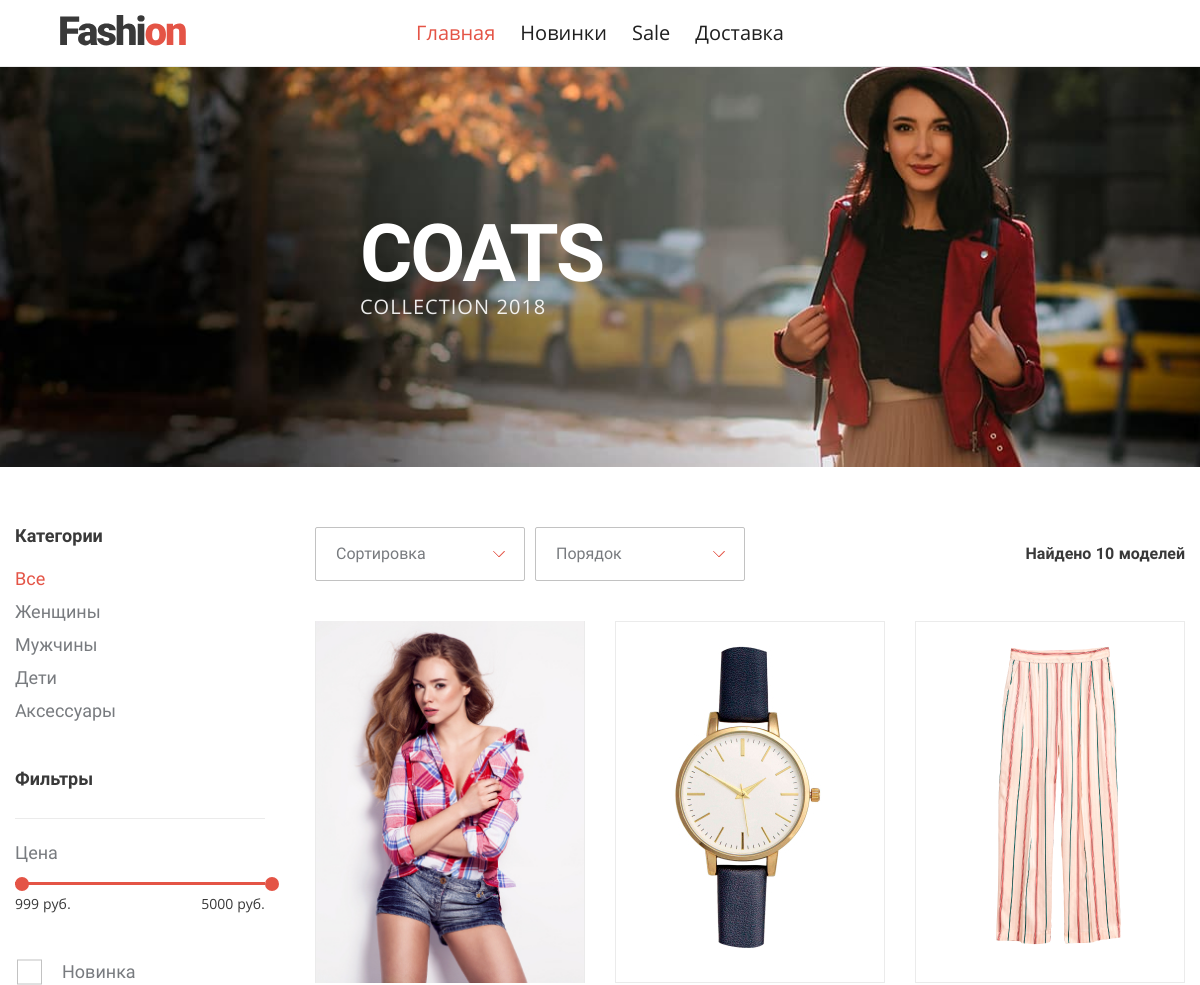
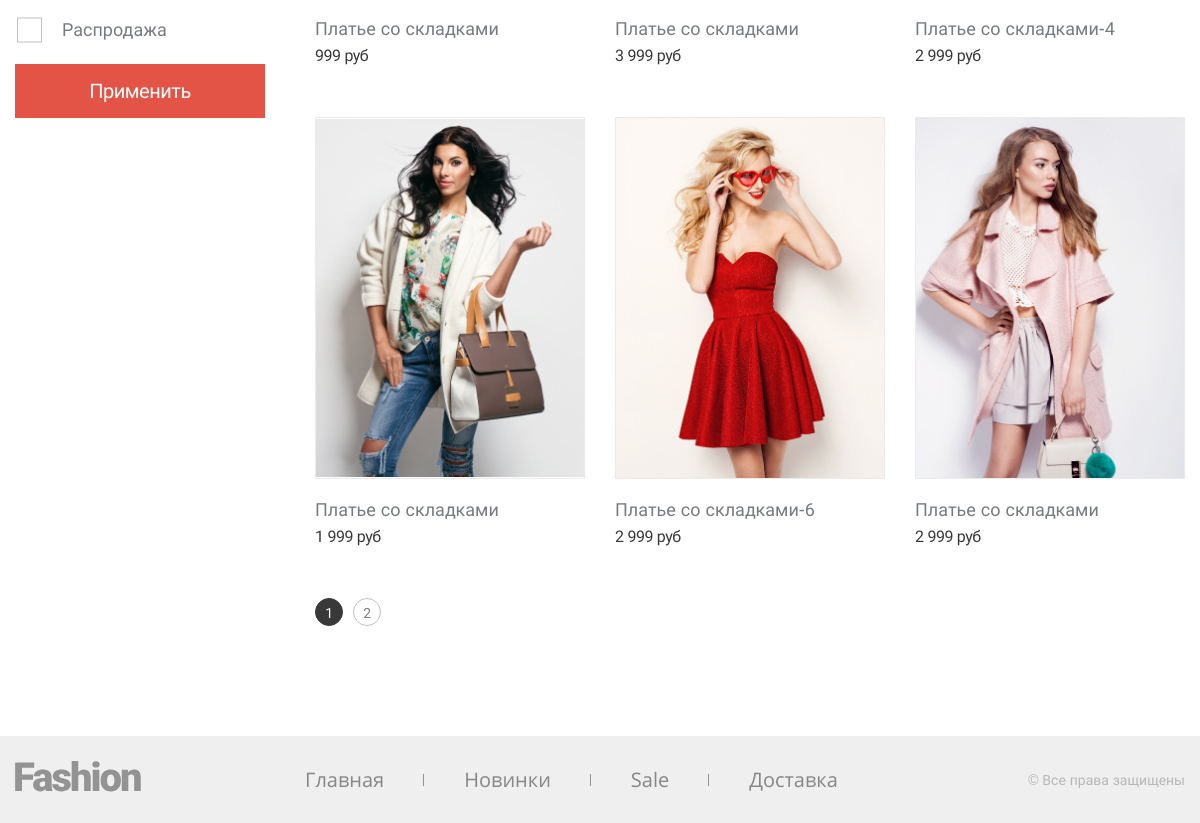
The page / on the database its author committed (2 pictures, top to bottom).
### tables this page shows
CREATE TABLE `menu` (
  `id` int NOT NULL AUTO_INCREMENT,
  `name` varchar(45) NOT NULL,
  `path` varchar(255) NOT NULL,
  PRIMARY KEY (`id`),
  UNIQUE KEY `id_UNIQUE` (`id`)
);

CREATE TABLE `categories` (
  `id` int NOT NULL AUTO_INCREMENT,
  `name` varchar(45) NOT NULL,
  `path` varchar(255) NOT NULL,
  PRIMARY KEY (`id`),
  UNIQUE KEY `id_UNIQUE` (`id`)
);

CREATE TABLE `products` (
  `id` int NOT NULL AUTO_INCREMENT,
  `name` varchar(255) NOT NULL,
  `price` int NOT NULL,
  `image` varchar(255) NOT NULL,
  `new` tinyint(1) DEFAULT '0',
  `sale` tinyint(1) DEFAULT '0',
  `active` tinyint(1) NOT NULL DEFAULT '1',
  PRIMARY KEY (`id`),
  UNIQUE KEY `id_UNIQUE` (`id`)
);

### index.php (called while the page is built)
<?php
require($_SERVER['DOCUMENT_ROOT'] . '/templates/header.php');
require($_SERVER['DOCUMENT_ROOT'] . '/templates/main.php');
require($_SERVER['DOCUMENT_ROOT'] . '/templates/footer.php');

### include/connection.php (called while the page is built, shortened)
<?php
function connect() {
    $host = HOST;
    $user = USER;
    $password = PASWORD;
    $dbname = DBNAME;
    static $connection = null;
    if ($connection === null) {
        $connection = mysqli_connect($host, $user, $password, $dbname) or die('Ошибка соединения');
    }
    return $connection;
}

### include/main.php (called while the page is built, shortened)
<?php
require($_SERVER['DOCUMENT_ROOT'] . '/include/connection.php');
function getData($table, $active = 1) {
    if ($active == 1) {
        $result = mysqli_query(
        connect(),
        "SELECT * FROM $table WHERE active = 1"
        );
    } else {
        $result = mysqli_query(
            connect(),
            "SELECT * FROM $table"
        );
    }
    $array = mysqli_fetch_all($result, MYSQLI_ASSOC);
    return $array;
}
function getMenu($section) {
    $result = mysqli_query(
        connect(),
        "SELECT m.name AS menu, m.path, s.name AS section FROM fashion.menu AS m
        LEFT JOIN menu_sections AS ms ON m.id = ms.id_menu
        LEFT JOIN sections AS s ON ms.id_section = s.id
        WHERE s.name = '$section'"
    );
    $array = mysqli_fetch_all($result, MYSQLI_ASSOC);
    return $array;
}
function isCurrentUrl($url, $component = PHP_URL_PATH){
   return parse_url($_SERVER['REQUEST_URI'], $component) == $url;
}
function activeMenu($array) {
   if (isCurrentUrl($array['path'])) {
      return 'active';
   }
}
function getPrice($price = 'MIN', $table = 'products') {
    $result = mysqli_query(
        connect(),
        "SELECT $price(price) FROM $table WHERE active = 1"
    );
    $price =  mysqli_fetch_row($result);
    return $price[0];
}
function formatStringCount($count, $array = ['модель', 'модели', 'моделей']) {
    if ($count % 10 == 1) {
        return $array[0];
    } elseif (($count % 10 < 2 && $count % 10 > 4) || ($count % 100 >= 5 && $count % 100 <= 20)) {
        return $array[2];
    } else {
        return $array[1];
    }
}
function showList($array, $templates, $class) {
    include($_SERVER['DOCUMENT_ROOT'] . '/templates/' . $templates . '.php');
}
function getDataPagination($array, $total, $num = 6) {
    $page = null;
    if(empty($_GET['page']) or $page < 0) {
        $page = 1;
    } else {
        $page = $_GET['page'];
    }
    $start = $page * $num - $num;
    return array_slice($array, $start, $num);
}
function getCountPage($array, $num = 6) {
    return intval((count($array) - 1) / $num + 1);
}
function showPagination($total) {
    include($_SERVER['DOCUMENT_ROOT'] . '/templates/pagination.php');
}
$products = getData('products');
$products = !isset($_GET['category']) || $_GET['category'] == "" ? getData('products') : getCategories($_GET['category']);
function addGet ($param, $value) {
    $add = $param . '=' . $value;
    $url = "$_SERVER[REQUEST_URI]";
    if (isset($_SERVER["QUERY_STRING"]) && strpos($_SERVER["QUERY_STRING"], $param) !== false) {
        $r = strstr("$_SERVER[REQUEST_URI]", $param, true);
        $url = $r . $add;
    } else {
        $url .= (strpos($url, '?') === false ? '?' : '&') . $add;
    }
    return $url;
}

### templates/product.php (the view)
<?php foreach ($array as $productItem) : ?>
<article class="<?= $class ?>" tabindex="<?= $productItem['id'] ?>">
    <div class="product__image">
      <img src="/img/products/<?= $productItem['image'] ?>" alt="<?= $productItem['name'] ?>">
    </div>
    <p class="product__name"><?= $productItem['name'] ?></p>
    <span class="product__price"><?= number_format($productItem['price'], 0, ',', ' ') ?> руб</span>
</article>
<?php endforeach ?>

### templates/header.php (shortened to what this page needs)
<?php
require($_SERVER['DOCUMENT_ROOT'] . '/include/main.php');
?>
<!DOCTYPE html>
<html lang="ru">
<head>
  <link rel="stylesheet" href="/css/style.min.css">
</head>
<body>
<header class="page-header">
  <a class="page-header__logo" href="/">
    <img src="/img/logo.svg" alt="Fashion">
  </a>
  <nav class="page-header__menu">
    <?php if (!isset($_SESSION['isAuth'])) : ?>
      <?= showList(getMenu('main'), 'menu', 'main-menu main-menu--header menu') ?>
    <?php else : ?>
      <?= showList(getMenu('admin'), 'menu', 'main-menu main-menu--header menu') ?>
    <?php endif ?>
  </nav>
</header>

### templates/menu.php
<ul class="<?= $class ?>">
    <?php foreach ($array as $menuItem) : ?>
    <li>
        <a href="<?= $menuItem['path'] ?>"
        class="main-menu__item <?= activeMenu($menuItem) ?>"> <?= $menuItem['menu'] ?></a>
    </li>
    <?php endforeach ?>
</ul>

### templates/main.php (shortened to what this page needs)
<main class="shop-page">
  <header class="intro">
    <div class="intro__wrapper">
      <h1 class=" intro__title">COATS</h1>
      <p class="intro__info">Collection 2018</p>
    </div>
  </header>
  <section class="shop container">
    <section class="shop__filter filter">
      <form id="filter">
      <div class="filter__wrapper">
        <b class="filter__title">Категории</b>
        <?= showList(getData('categories', ''), 'filterList', 'filter__list') ?>
      </div>
        <div class="filter__wrapper">
          <b class="filter__title">Фильтры</b>
          <div class="filter__range range">
            <span class="range__info">Цена</span>
            <div class="range__line" aria-label="Range Line"></div>
            <div class="range__res">
              <span class="range__res-item min-price"><?= getPrice() ?> руб.</span>
              <span class="range__res-item max-price"><?= getPrice('MAX') ?> руб.</span>
            </div>
          </div>
        </div>
        <fieldset class="custom-form__group">
          <label for="new" class="custom-form__checkbox-label custom-form__info" style="display: block;">Новинка</label>
          <label for="sale" class="custom-form__checkbox-label custom-form__info" style="display: block;">Распродажа</label>
        </fieldset>
        <button class="button" type="submit" style="width: 100%">Применить</button>
      </form>
    </section>
    <div class="shop__wrapper">
      <section class="shop__sorting">
        <div class="shop__sorting-item custom-form__select-wrapper">
          <select class="custom-form__select" name="sortBy">
            <option hidden="">Сортировка</option>
          </select>
        </div>
        <div class="shop__sorting-item custom-form__select-wrapper">
          <select class="custom-form__select" name="sortOrder">
            <option hidden="">Порядок</option>
          </select>
        </div>
        <p class="shop__sorting-res">Найдено <span class="res-sort"><?= count($products) ?></span> <?= formatStringCount(count($products)) ?></p>
      </section>
      <section class="shop__list">
        <?= showList(getDataPagination($products, getCountPage(getData('products'))), 'product', 'shop__item product') ?>
      </section>
      <?= showPagination(getCountPage($products)) ?>
    </div>
  </section>
</main>

### templates/filterList.php
<ul class="<?= $class ?>">
    <?php foreach ($array as $category) : ?>
          <li>
            <a class="filter__list-item <?= !isset($_GET['category']) && $category['name'] == 'Все' ? 'active' : activeCategory($category) ?>"
              href="<?= $category['path'] === "" ? parse_url($_SERVER['REQUEST_URI'], PHP_URL_PATH) : "?category=" . $category['path'] ?>">
            <?= $category['name'] ?>
            </a>
          </li>
    <?php endforeach ?>
</ul>

### templates/pagination.php
<ul class="shop__paginator paginator">
    <?php for ($i = 1; $i <= $total; $i++) : ?>
        <li>
          <a class="paginator__item"
          <?php if (($i !== 1 || !empty($_GET['page']))  && strpos($_SERVER["QUERY_STRING"], "$i") === false) : ?>
          href="<?= addGet('page', $i) ?>"
          <?php endif ?>>
          <?= $i ?></a>
        </li>
    <?php endfor ?>
  </ul>

### templates/footer.php
<footer class="page-footer">
  <div class="container">
    <a class="page-footer__logo" href="#">
      <img src="/img/logo--footer.svg" alt="Fashion">
    </a>
    <nav class="page-footer__menu">
      <?= showList(getMenu('main'), 'menu', 'main-menu main-menu--footer') ?>
    </nav>
    <address class="page-footer__copyright">
      © Все права защищены
    </address>
  </div>
</footer>
</body>
</html>

### rows shown on the page
menu: name "Главная"
menu: name "Новинки"
menu: name "Sale"
menu: name "Доставка"
categories: name "Все"
categories: name "Женщины"
categories: name "Мужчины"
categories: name "Дети"
categories: name "Аксессуары"
products: image (picture), name "Платье со складками", price "999"
products: image (picture), name "Платье со складками", price "3 999"
products: image (picture), name "Платье со складками-4", price "2 999"
products: image (picture), name "Платье со складками", price "1 999"
products: image (picture), name "Платье со складками-6", price "2 999"
products: image (picture), name "Платье со складками", price "2 999"

### other values the page prints
getPrice() "999"
getPrice('MAX') "5000"
count($products) "10"
formatStringCount(count($products)) "моделей"
